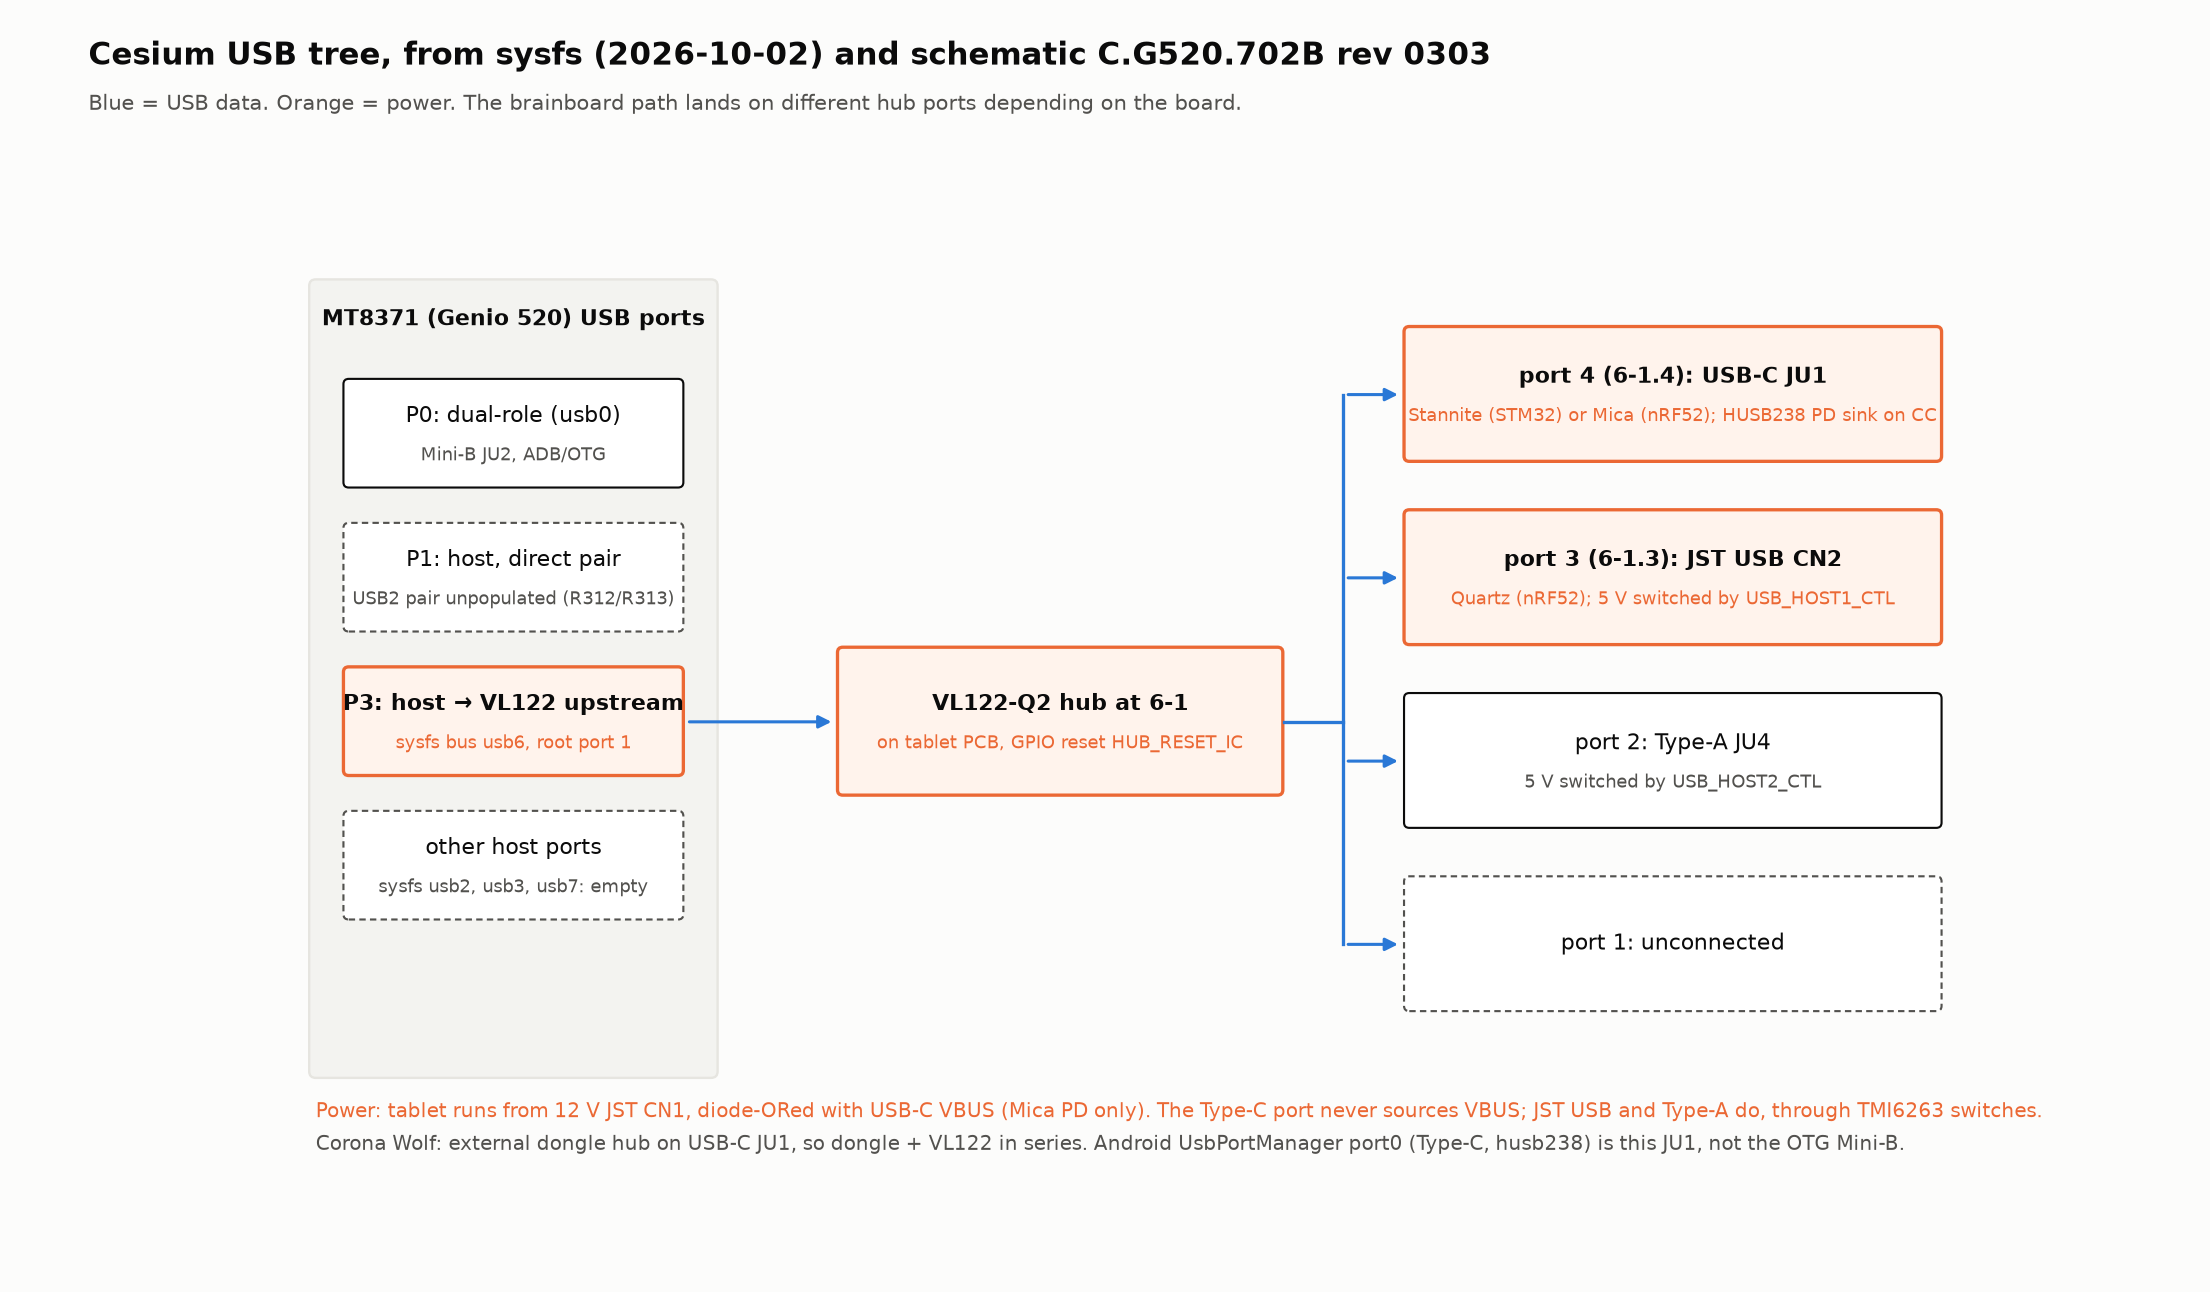

The Python source for this figure:
import matplotlib; matplotlib.use('Agg')
import matplotlib.pyplot as plt
from matplotlib.patches import FancyBboxPatch, FancyArrowPatch
BLUE, ORANGE, AQUA, INK, INK2, SURF, GRID = '#2a78d6', '#eb6834', '#1baf7a', '#0b0b0b', '#52514e', '#fcfcfb', '#e6e5e0'
fig, ax = plt.subplots(figsize=(13, 7.6), facecolor=SURF); ax.set_facecolor(SURF); ax.set_xlim(0,13); ax.set_ylim(0,7.6); ax.axis('off')
def box(x,y,w,h,title,sub='',hi=False,dash=False):
    ax.add_patch(FancyBboxPatch((x,y),w,h,boxstyle='round,pad=0.04',fc='#fff3ec' if hi else 'white',ec=ORANGE if hi else (INK2 if dash else INK),lw=1.4 if hi else 0.9,ls=(0,(3,2)) if dash else 'solid'))
    ax.text(x+w/2,y+h/2+(0.13 if sub else 0),title,ha='center',va='center',fontsize=9.5,weight='bold' if hi else 'normal',color=INK)
    if sub: ax.text(x+w/2,y+h/2-0.17,sub,ha='center',va='center',fontsize=7.6,color=ORANGE if hi else INK2)
def arrow(x0,y0,x1,y1,c=BLUE,ls='solid'):
    ax.add_patch(FancyArrowPatch((x0,y0),(x1,y1),arrowstyle='-|>',mutation_scale=11,color=c,lw=1.3,ls=ls))
fig.text(0.04,0.95,'Cesium USB tree, from sysfs (2026-10-02) and schematic C.G520.702B rev 0303',fontsize=13,weight='bold',color=INK)
fig.text(0.04,0.915,'Blue = USB data. Orange = power. The brainboard path lands on different hub ports depending on the board.',fontsize=9,color=INK2)
# SoC
ax.add_patch(FancyBboxPatch((0.3,0.6),3.0,6.0,boxstyle='round,pad=0.05',fc='#f3f3f0',ec=GRID,lw=1))
ax.text(1.8,6.3,'MT8371 (Genio 520) USB ports',ha='center',fontsize=9.5,weight='bold',color=INK)
box(0.55,5.1,2.5,0.75,'P0: dual-role (usb0)','Mini-B JU2, ADB/OTG')
box(0.55,4.0,2.5,0.75,'P1: host, direct pair','USB2 pair unpopulated (R312/R313)',dash=True)
box(0.55,2.9,2.5,0.75,'P3: host → VL122 upstream','sysfs bus usb6, root port 1',hi=True)
box(0.55,1.8,2.5,0.75,'other host ports','sysfs usb2, usb3, usb7: empty',dash=True)
# hub
box(4.3,2.75,3.3,1.05,'VL122-Q2 hub at 6-1','on tablet PCB, GPIO reset HUB_RESET_IC',hi=True)
arrow(3.1,3.27,4.25,3.27)
# downstream
box(8.6,5.3,4.0,0.95,'port 4 (6-1.4): USB-C JU1','Stannite (STM32) or Mica (nRF52); HUSB238 PD sink on CC',hi=True)
box(8.6,3.9,4.0,0.95,'port 3 (6-1.3): JST USB CN2','Quartz (nRF52); 5 V switched by USB_HOST1_CTL',hi=True)
box(8.6,2.5,4.0,0.95,'port 2: Type-A JU4','5 V switched by USB_HOST2_CTL')
box(8.6,1.1,4.0,0.95,'port 1: unconnected','',dash=True)
for y in (5.77,4.37,2.97,1.57):
    ax.plot([7.65,8.1],[3.27,3.27],color=BLUE,lw=1.3); ax.plot([8.1,8.1],[1.57,5.77],color=BLUE,lw=1.3); arrow(8.1,y,8.55,y)
# power notes
ax.text(0.3,0.25,'Power: tablet runs from 12 V JST CN1, diode-ORed with USB-C VBUS (Mica PD only). The Type-C port never sources VBUS; JST USB and Type-A do, through TMI6263 switches.',fontsize=8.5,color=ORANGE)
ax.text(0.3,0.0,'Corona Wolf: external dongle hub on USB-C JU1, so dongle + VL122 in series. Android UsbPortManager port0 (Type-C, husb238) is this JU1, not the OTG Mini-B.',fontsize=8.5,color=INK2)
out='/home/user/claude_scratch/CRY-657_cesium_usb_tree.png'; fig.savefig(out,dpi=170,facecolor=SURF); print(out)
